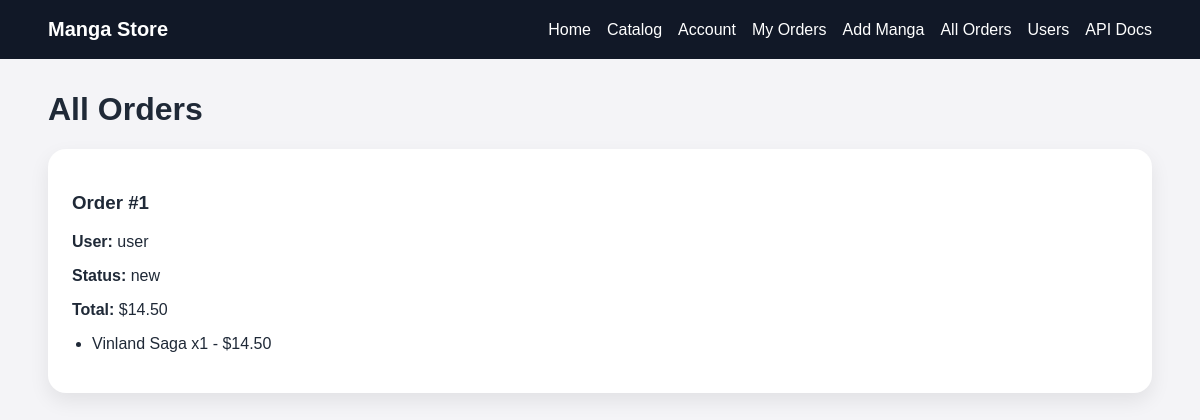
The app's page /orders/all (signed in) with its own data.
### app/models/database.py (models this page shows)
class OrderItemDB(Base):
    __tablename__ = "order_items"
    id: Mapped[int] = mapped_column(Integer, primary_key=True, index=True)
    order_id: Mapped[int] = mapped_column(ForeignKey("orders.id"), nullable=False)
    product_id: Mapped[int] = mapped_column(ForeignKey("products.id"), nullable=False)
    quantity: Mapped[int] = mapped_column(Integer, default=1, nullable=False)
    price: Mapped[float] = mapped_column(Float, nullable=False)
    order: Mapped["OrderDB"] = relationship(back_populates="items")
    product: Mapped["ProductDB"] = relationship(back_populates="order_items")

class OrderDB(Base):
    __tablename__ = "orders"
    id: Mapped[int] = mapped_column(Integer, primary_key=True, index=True)
    user_id: Mapped[int] = mapped_column(ForeignKey("users.id"), nullable=False)
    status: Mapped[str] = mapped_column(String(20), default="new", nullable=False)
    total_price: Mapped[float] = mapped_column(Float, default=0, nullable=False)
    user: Mapped["UserDB"] = relationship(back_populates="orders")
    items: Mapped[list["OrderItemDB"]] = relationship(back_populates="order")

class UserDB(Base):
    __tablename__ = "users"
    id: Mapped[int] = mapped_column(Integer, primary_key=True, index=True)
    username: Mapped[str] = mapped_column(String(50), unique=True, nullable=False)
    password_hash: Mapped[str] = mapped_column(String(255), nullable=False)
    role: Mapped[str] = mapped_column(String(20), default="user", nullable=False)
    orders: Mapped[list["OrderDB"]] = relationship(back_populates="user")

class ProductDB(Base):
    __tablename__ = "products"
    id: Mapped[int] = mapped_column(Integer, primary_key=True, index=True)
    title: Mapped[str] = mapped_column(String(120), nullable=False)
    description: Mapped[str] = mapped_column(String(1000), nullable=False)
    price: Mapped[float] = mapped_column(Float, nullable=False)
    image_url: Mapped[str] = mapped_column(String(255), nullable=False)
    volume: Mapped[int] = mapped_column(Integer, nullable=False)
    genre: Mapped[str] = mapped_column(String(50), nullable=False)
    in_stock: Mapped[bool] = mapped_column(Boolean, default=True, nullable=False)
    order_items: Mapped[list["OrderItemDB"]] = relationship(back_populates="product")

### app/routers/pages.py (the view)
@router.get("/orders/all", response_class=HTMLResponse)
def all_orders_page(request: Request):
    auth_service.require_role(request, Role.manager.value)
    orders = order_service.get_all_orders()
    return templates.TemplateResponse(
        "orders.html",
        build_context(request, orders=orders, title="All Orders", show_username=True),
    )

### app/templates/orders.html (shortened to what this page needs)
{% extends "base.html" %}
{% block content %}
<h1>{{ title }}</h1>
{% if orders %}
    <div class="orders-list">
    {% for order in orders %}
        <section class="panel">
            <h3>Order #{{ order.id }}</h3>
            {% if show_username %}
            <p><strong>User:</strong> {{ order.username }}</p>
            {% endif %}
            <p><strong>Status:</strong> {{ order.status }}</p>
            <p><strong>Total:</strong> ${{ "%.2f"|format(order.total_price) }}</p>
            <ul class="order-items">
            {% for item in order.items %}
                <li>{{ item.product_title }} x{{ item.quantity }} - ${{ "%.2f"|format(item.price) }}</li>
            {% endfor %}
            </ul>
        </section>
    {% endfor %}
    </div>
{% else %}
    <p>No orders yet.</p>
{% endif %}
{% endblock %}

### app/static/styles.css (style rules this page uses)
* { box-sizing: border-box; }
body { margin: 0; font-family: Arial, sans-serif; background: #f4f4f7; color: #1f2937; }
.panel { background: white; border-radius: 18px; padding: 24px; box-shadow: 0 8px 20px rgba(0, 0, 0, 0.08); margin-bottom: 20px; }
.orders-list, .users-list { display: grid; gap: 18px; }
.order-items { padding-left: 20px; }

### records on screen
OrderItemDB: id "1", username "user", status "new", product_title "Vinland Saga", quantity "1", price "14.50"
OrderDB: total_price "14.50"

### other values on screen
{{ title }} "All Orders"
